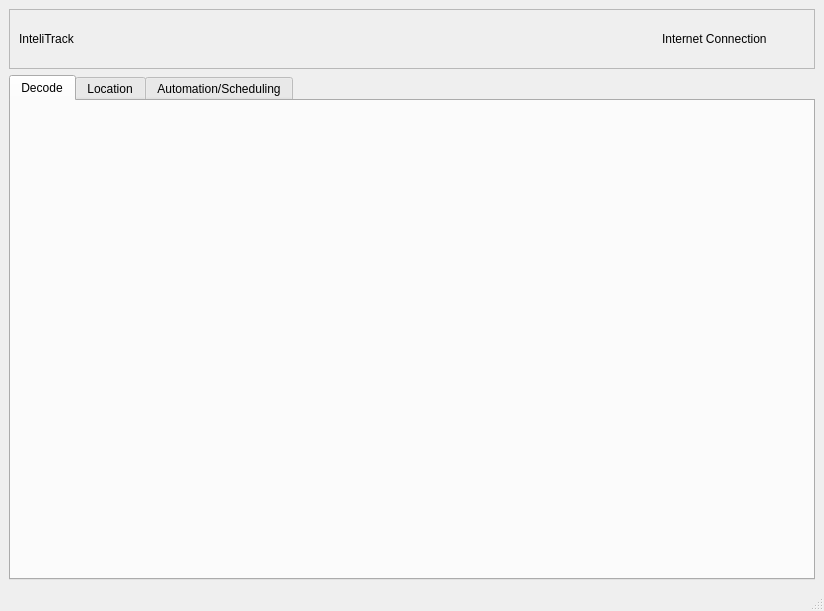
<?xml version="1.0" encoding="UTF-8"?>
<ui version="4.0">
 <class>MainWindow</class>
 <widget class="QMainWindow" name="MainWindow">
  <property name="geometry">
   <rect>
    <x>0</x>
    <y>0</y>
    <width>824</width>
    <height>611</height>
   </rect>
  </property>
  <property name="windowTitle">
   <string>MainWindow</string>
  </property>
  <widget class="QWidget" name="centralwidget">
   <layout class="QVBoxLayout" name="verticalLayout_2">
    <item>
     <layout class="QVBoxLayout" name="verticalLayout">
      <item>
       <widget class="QFrame" name="application_header">
        <property name="minimumSize">
         <size>
          <width>800</width>
          <height>60</height>
         </size>
        </property>
        <property name="frameShape">
         <enum>QFrame::StyledPanel</enum>
        </property>
        <property name="frameShadow">
         <enum>QFrame::Raised</enum>
        </property>
        <layout class="QHBoxLayout" name="horizontalLayout_2">
         <item alignment="Qt::AlignLeft|Qt::AlignVCenter">
          <widget class="QLabel" name="application_title">
           <property name="minimumSize">
            <size>
             <width>600</width>
             <height>40</height>
            </size>
           </property>
           <property name="text">
            <string>InteliTrack</string>
           </property>
          </widget>
         </item>
         <item alignment="Qt::AlignHCenter">
          <widget class="QWidget" name="internet_widget" native="true">
           <property name="minimumSize">
            <size>
             <width>60</width>
             <height>35</height>
            </size>
           </property>
           <property name="maximumSize">
            <size>
             <width>200</width>
             <height>40</height>
            </size>
           </property>
           <property name="toolTip">
            <string extracomment="This is your internet status (Green) = good, (Red) = no connection"/>
           </property>
           <layout class="QGridLayout" name="gridLayout">
            <item row="0" column="0">
             <widget class="QLabel" name="internet_text">
              <property name="maximumSize">
               <size>
                <width>110</width>
                <height>50</height>
               </size>
              </property>
              <property name="text">
               <string>Internet Connection</string>
              </property>
             </widget>
            </item>
           </layout>
          </widget>
         </item>
        </layout>
       </widget>
      </item>
      <item>
       <widget class="QTabWidget" name="tabWidget">
        <property name="minimumSize">
         <size>
          <width>800</width>
          <height>60</height>
         </size>
        </property>
        <property name="currentIndex">
         <number>0</number>
        </property>
        <widget class="QWidget" name="decode_page">
         <attribute name="title">
          <string>Decode</string>
         </attribute>
        </widget>
        <widget class="QWidget" name="location_page">
         <attribute name="title">
          <string>Location</string>
         </attribute>
        </widget>
        <widget class="QWidget" name="automation_page">
         <attribute name="title">
          <string>Automation/Scheduling</string>
         </attribute>
        </widget>
       </widget>
      </item>
     </layout>
    </item>
   </layout>
  </widget>
  <widget class="QMenuBar" name="menubar">
   <property name="geometry">
    <rect>
     <x>0</x>
     <y>0</y>
     <width>824</width>
     <height>22</height>
    </rect>
   </property>
  </widget>
  <widget class="QStatusBar" name="statusbar"/>
 </widget>
 <resources/>
 <connections/>
</ui>
